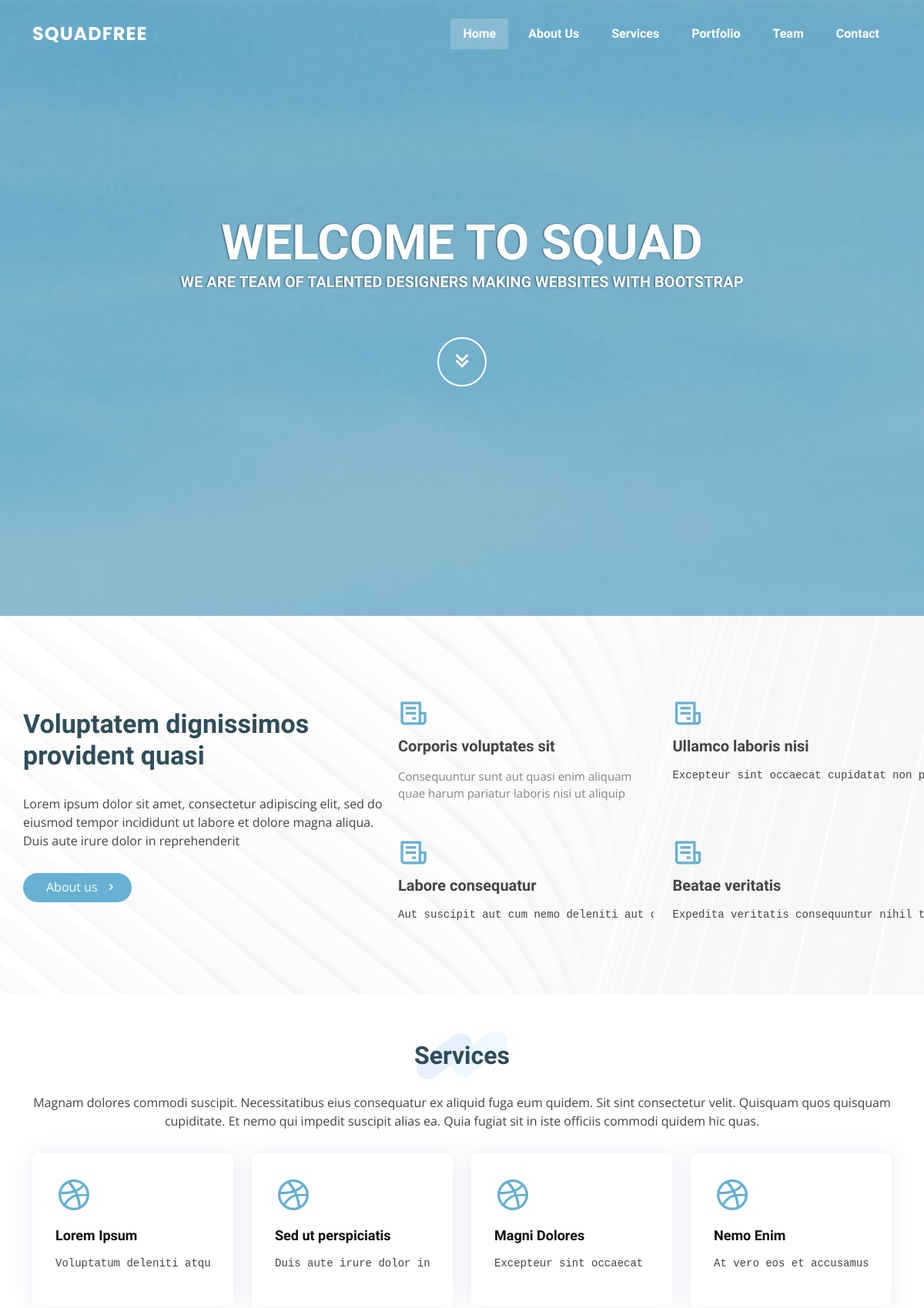
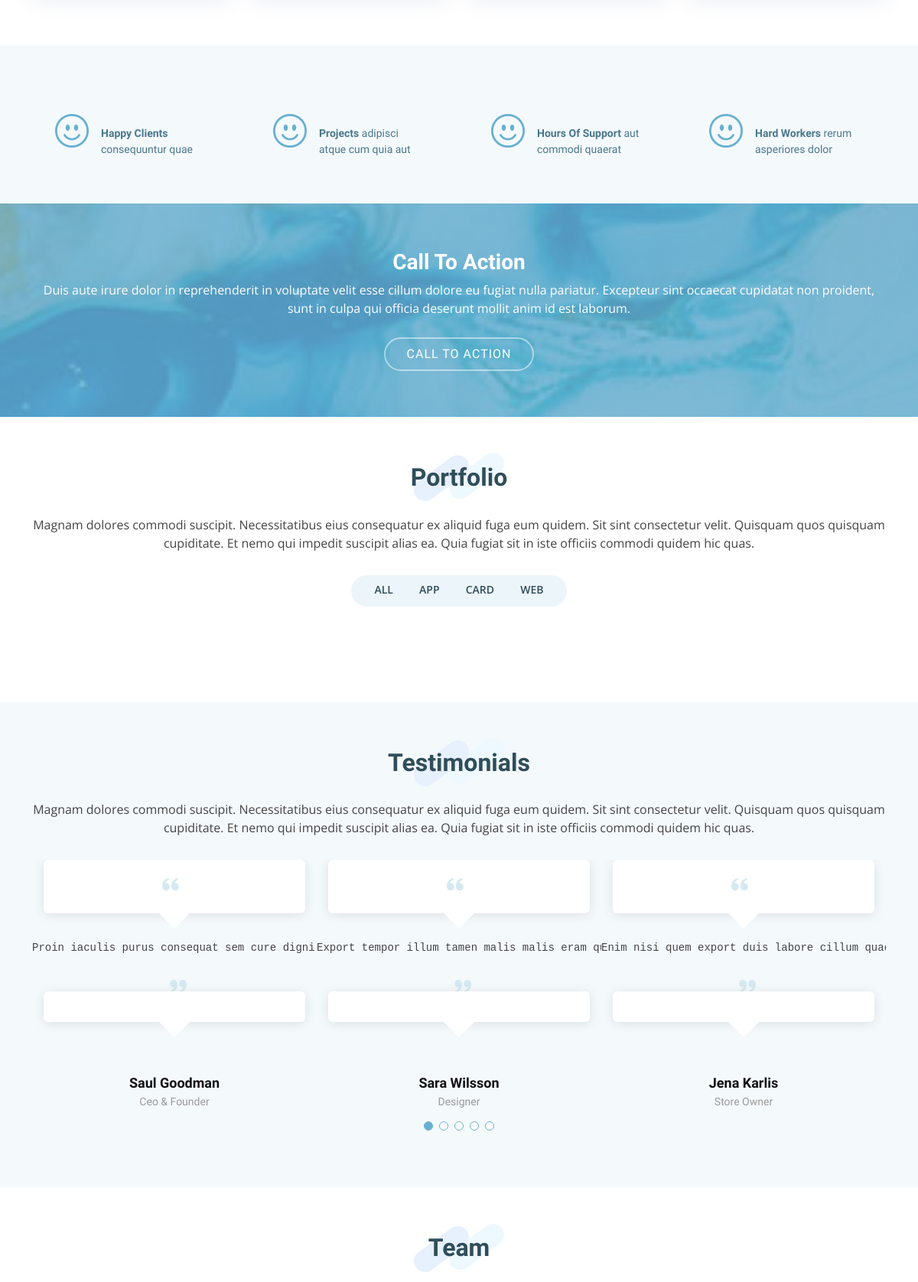
The page / (upper part) on the database its author committed (2 pictures, top to bottom).
### main/models.py (models this page shows, shortened)
class About(models.Model):
    name = models.CharField(max_length=100, null=True, blank=True)
    description = RichTextField(null=True, blank=True)
    sort = models.PositiveSmallIntegerField()
    class Meta:
        verbose_name = 'About'
        verbose_name_plural = 'About'
        ordering = ['sort']

class Services(models.Model):
    name = models.CharField(max_length=100, null=True, blank=True)
    description = RichTextField(null=True, blank=True)
    is_visible = models.BooleanField(default=True)
    sort = models.PositiveSmallIntegerField()
    class Meta:
        verbose_name = 'Service'
        verbose_name_plural = 'Services'
        ordering = ['sort']

class Counts(models.Model):
    name = models.CharField(max_length=100, null=True, blank=True)
    quantity = models.CharField(max_length=100, null=True, blank=True)
    sort = models.PositiveSmallIntegerField()
    class Meta:
        verbose_name = 'Count'
        verbose_name_plural = 'Counts'
        ordering = ['sort']

class PortfolioCategory(models.Model):
    name = models.CharField(max_length=30, unique=True)
    slug = models.SlugField(max_length=30, blank=True, null=True)
    sort = models.PositiveSmallIntegerField()
    def __str__(self):
        return self.name
    class Meta:
        verbose_name = 'Portfolio Category'
        verbose_name_plural = 'Portfolio Categories'
        ordering = ['sort']

class Testimonials(models.Model):
    name = models.CharField(max_length=100, null=True, blank=True)
    description = models.CharField(max_length=100, null=True, blank=True)
    review = RichTextField(null=True, blank=True)
    sort = models.PositiveSmallIntegerField()
    photo = models.ImageField(upload_to='testimonials/', null=True, blank=True)
    class Meta:
        verbose_name = 'Testimonial'
        verbose_name_plural = 'Testimonials'
        ordering = ['sort']

### main/views.py (the view, shortened to what this page needs)
# urls.py: path('', IndexView.as_view(), name='index'),  # URL for main page
class IndexView(TemplateView):
    template_name = 'main.html'
    def get_context_data(self, **kwargs):
        context = super().get_context_data(**kwargs)
        about = About.objects.all()
        services = Services.objects.filter(is_visible=True)
        counts = Counts.objects.all()
        categories = PortfolioCategory.objects.all()
        photo = Photo.objects.all()
        testimonials = Testimonials.objects.all()
        team = Team.objects.all()
        form = ContactForm()
        newsletter = NewsletterForm()
        context['title_about'] = 'Voluptatem dignissimos provident quasi'
        context['p_about'] = ('Lorem ipsum dolor sit amet, consectetur adipiscing elit, sed do eiusmod tempor '
                              'incididunt ut labore et dolore magna aliqua. Duis aute irure dolor in reprehenderit')
        context['about'] = about
        context['title_services'] = 'Services'
        context['p_services'] = ('Magnam dolores commodi suscipit. Necessitatibus eius consequatur ex aliquid fuga eum'
                                 ' quidem. Sit sint consectetur velit. Quisquam quos quisquam cupiditate. Et nemo qui '
                                 'impedit suscipit alias ea. Quia fugiat sit in iste officiis commodi quidem hic quas.')
        context['services'] = services
        context['counts'] = counts
        context['title_portfolio'] = 'Portfolio'
        context['p_portfolio'] = ('Magnam dolores commodi suscipit. Necessitatibus eius consequatur ex aliquid '
                                  'fuga eum quidem. Sit sint consectetur velit. Quisquam quos quisquam cupiditate. '
                                  'Et nemo qui impedit suscipit alias ea. Quia fugiat sit in iste officiis commodi '
                                  'quidem hic quas.')
        context['categories'] = categories
        context['photo'] = photo
        context['title_testimonials'] = 'Testimonials'
        context['p_testimonials'] = ('Magnam dolores commodi suscipit. Necessitatibus eius consequatur ex aliquid fuga'
                                     ' eum quidem. Sit sint consectetur velit. Quisquam quos quisquam cupiditate. Et'
                                     ' nemo qui impedit suscipit alias ea. Quia fugiat sit in iste officiis '
                                     'commodi quidem hic quas.')
        context['testimonials'] = testimonials
        context['title_team'] = 'Team'
        context['p_team'] = ('Magnam dolores commodi suscipit. Necessitatibus eius consequatur ex aliquid fuga '
                             'eum quidem. Sit sint consectetur velit. Quisquam quos quisquam cupiditate. Et nemo qui '
                             'impedit suscipit alias ea. Quia fugiat sit in iste officiis commodi quidem hic quas.')
        context['team'] = team
        context['title_form'] = 'Contact'
        context['p_form'] = ('Magnam dolores commodi suscipit. Necessitatibus eius consequatur ex aliquid fuga eum'
                             ' quidem. Sit sint consectetur velit. Quisquam quos quisquam cupiditate. Et nemo qui '
                             'impedit suscipit alias ea. Quia fugiat sit in iste officiis commodi quidem hic quas.')
        context['form'] = form
        context['newsletter'] = newsletter
        return context

### main/context_processors.py (called while the page is built)
def app_title(request):
    return {'app_title': '<span>Squadfree</span>'}

def app_hero_title(request):
    return {'app_hero_title': 'Welcome to Squad'}

def app_hero(request):
    return {'app_hero': 'We are team of talented designers making websites with Bootstrap'}

def app_about(request):
    return {'app_about': 'About us'}

def app_address(request):
    return {'app_address': 'A108 Adam Street, New York, NY 535022'}

def app_phone(request):
    return {'app_phone': '+1 5589 55488 55'}

def app_contact(request):
    return {'app_contact': 'contact@example.com'}

def app_info(request):
    return {'app_info': 'info@example.com'}

def app_title_cta(request):
    return {'app_title_cta': 'Call To Action'}

def app_cta(request):
    return {
        'app_cta': 'Duis aute irure dolor in reprehenderit in voluptate velit esse cillum '
                   'dolore eu fugiat nulla pariatur. Excepteur sint occaecat cupidatat non proident, '
                   'sunt in culpa qui officia deserunt mollit anim id est laborum.'
    }

def app_button(request):
    return {'app_button': 'Call To Action'}

### main/templates/main.html (shortened to what this page needs)
{% extends 'index.html' %}
{% block content %}
    {% include 'about.html' %}
    {% include 'services.html' %}
    {% include 'counts.html' %}
    {% include 'cta.html' %}
    {% include 'portfolio.html' %}
    {% include 'testimonials.html' %}
    {% include 'team.html' %}
{% endblock %}

### main/templates/about.html
    <section id="about" class="about">
      <div class="container">
        <div class="row no-gutters">
          <div class="content col-xl-5 d-flex align-items-stretch" data-aos="fade-up">
            <div class="content">
              <h3>{{ title_about|safe }}</h3>
              <p>{{ p_about| safe }}</p>
              <a href="#" class="about-btn">{{ app_about|safe }} <i class="bx bx-chevron-right"></i></a>
            </div>
          </div>
          <div class="col-xl-7 d-flex align-items-stretch">
            <div class="icon-boxes d-flex flex-column justify-content-center">
              <div class="row">
                {% for item in about %}
                    <div class="col-md-6 icon-box" data-aos="fade-up" data-aos-delay="100">
                        <i class="bx bx-receipt"></i>
                        <h4>{{ item.name|safe }}</h4>
                        <p>{{ item.description|safe }}</p>
                    </div>
                {% endfor %}
              </div>
            </div>
          </div>
        </div>
      </div>
    </section>

### main/templates/services.html
<section id="services" class="services">
    <div class="container">
        <div class="section-title" data-aos="fade-in" data-aos-delay="100">
          <h2>{{ title_services|safe }}</h2>
          <p>{{ p_services|safe }}</p>
        </div>
        <div class="row">
          {% for item in services %}
                <div class="col-md-6 col-lg-3 d-flex align-items-stretch mb-5 mb-lg-0">
                    <div class="icon-box" data-aos="fade-up">
                        <div class="icon"><i class="bx bxl-dribbble"></i></div>
                        <h4 class="title"><a href="">{{ item.name|safe }}</a></h4>
                        <p class="description">{{ item.description|safe }}</p>
                    </div>
                </div>
          {% endfor %}
        </div>
    </div>
</section>

### main/templates/counts.html (shortened to what this page needs)
<section id="counts" class="counts  section-bg">
    <div class="container">
        <div class="row no-gutters">
            {% for item in counts %}
                <div class="col-lg-3 col-md-6 d-md-flex align-items-md-stretch">
                    <div class="count-box">
                        <i class="bi bi-emoji-smile"></i>
                        <p>{{ item.name|safe }}</p>
                    </div>
                </div>
            {% endfor %}
        </div>
    </div>
</section>

### main/templates/portfolio.html (shortened to what this page needs)
    <section id="portfolio" class="portfolio">
      <div class="container">
        <div class="section-title" data-aos="fade-in" data-aos-delay="100">
          <h2>{{ title_portfolio|safe }}</h2>
          <p>{{ p_portfolio|safe }}</p>
        </div>
        <div class="row" data-aos="fade-in">
          <div class="col-lg-12 d-flex justify-content-center">
            <ul id="portfolio-flters">
                {% for category in categories %}
                    {% if forloop.first %}
                        <li data-filter="*" class="filter-{{ category.slug }}">{{ category }}</li>
                    {% else %}
                        <li data-filter=".filter-{{ category.slug }}">{{ category }}</li>
                    {% endif %}
                {% endfor %}
            </ul>
          </div>
        </div>
        <div class="row portfolio-container" data-aos="fade-up">
        </div>
      </div>
    </section>

### main/templates/testimonials.html (shortened to what this page needs)
<section id="testimonials" class="testimonials section-bg">
    <div class="container">
        <div class="section-title" data-aos="fade-in" data-aos-delay="100">
          <h2>{{ title_testimonials|safe }}</h2>
          <p>{{ p_testimonials|safe }}</p>
        </div>
        <div class="testimonials-slider swiper" data-aos="fade-up" data-aos-delay="100">
          <div class="swiper-wrapper">
              {% for item in testimonials %}
                    <div class="swiper-slide">
                        <div class="testimonial-item">
                            <p>
                                <i class="bx bxs-quote-alt-left quote-icon-left"></i>
                                {{ item.review|safe }}
                                <i class="bx bxs-quote-alt-right quote-icon-right"></i>
                            </p>
                            <h3>{{ item.name|safe }}</h3>
                            <h4>{{ item.description|safe}}</h4>
                        </div>
                    </div>
              {% endfor %}
          </div>
          <div class="swiper-pagination"></div>
        </div>
    </div>
</section>

### rows shown on the page
About: name "Corporis voluptates sit", description "Consequuntur sunt aut quasi enim aliquam quae harum pariatur laboris nisi ut aliquip"
About: name "Ullamco laboris nisi", description "Excepteur sint occaecat cupidatat non…"
About: name "Labore consequatur", description "Aut suscipit aut cum nemo deleniti aut…"
About: name "Beatae veritatis", description "Expedita veritatis consequuntur nihil…"
Services: name "Lorem Ipsum", description "Voluptatum deleniti…"
Services: name "Sed ut perspiciatis", description "Duis aute irure dolor in…"
Services: name "Magni Dolores", description "Excepteur sint occaecat…"
Services: name "Nemo Enim", description "At vero eos et accusamus…"
Counts: name "Happy Clients consequuntur quae"
Counts: name "Projects adipisci atque cum quia aut"
Counts: name "Hours Of Support aut commodi quaerat"
Counts: name "Hard Workers rerum asperiores dolor"
PortfolioCategory: name "ALL"
PortfolioCategory: name "APP"
PortfolioCategory: name "CARD"
PortfolioCategory: name "WEB"
Testimonials: review "Proin iaculis purus consequat sem cure digni…", name "Saul Goodman", description "Ceo & Founder"
Testimonials: review "Export tempor illum tamen malis malis eram…", name "Sara Wilsson", description "Designer"
Testimonials: review "Enim nisi quem export duis labore cillum…", name "Jena Karlis", description "Store Owner"

### other values the page prints
{{ app_title|safe }} "SQUADFREE"
{{ app_hero_title|safe }} "WELCOME TO SQUAD"
{{ app_hero|safe }} "WE ARE TEAM OF TALENTED DESIGNERS MAKING WEBSITES WITH BOOTSTRAP"
{{ title_about|safe }} "Voluptatem dignissimos provident quasi"
{{ p_about| safe }} "Lorem ipsum dolor sit amet, consectetur adipiscing elit, sed do eiusmod tempor incididunt ut labore et dolore magna aliqua. Duis aute irure dolor in reprehenderit"
{{ app_about|safe }} "About us"
{{ title_services|safe }} "Services"
{{ app_title_cta|safe }} "Call To Action"
{{ app_button|safe }} "CALL TO ACTION"
{{ title_portfolio|safe }} "Portfolio"
{{ title_testimonials|safe }} "Testimonials"
{{ title_team|safe }} "Team"
